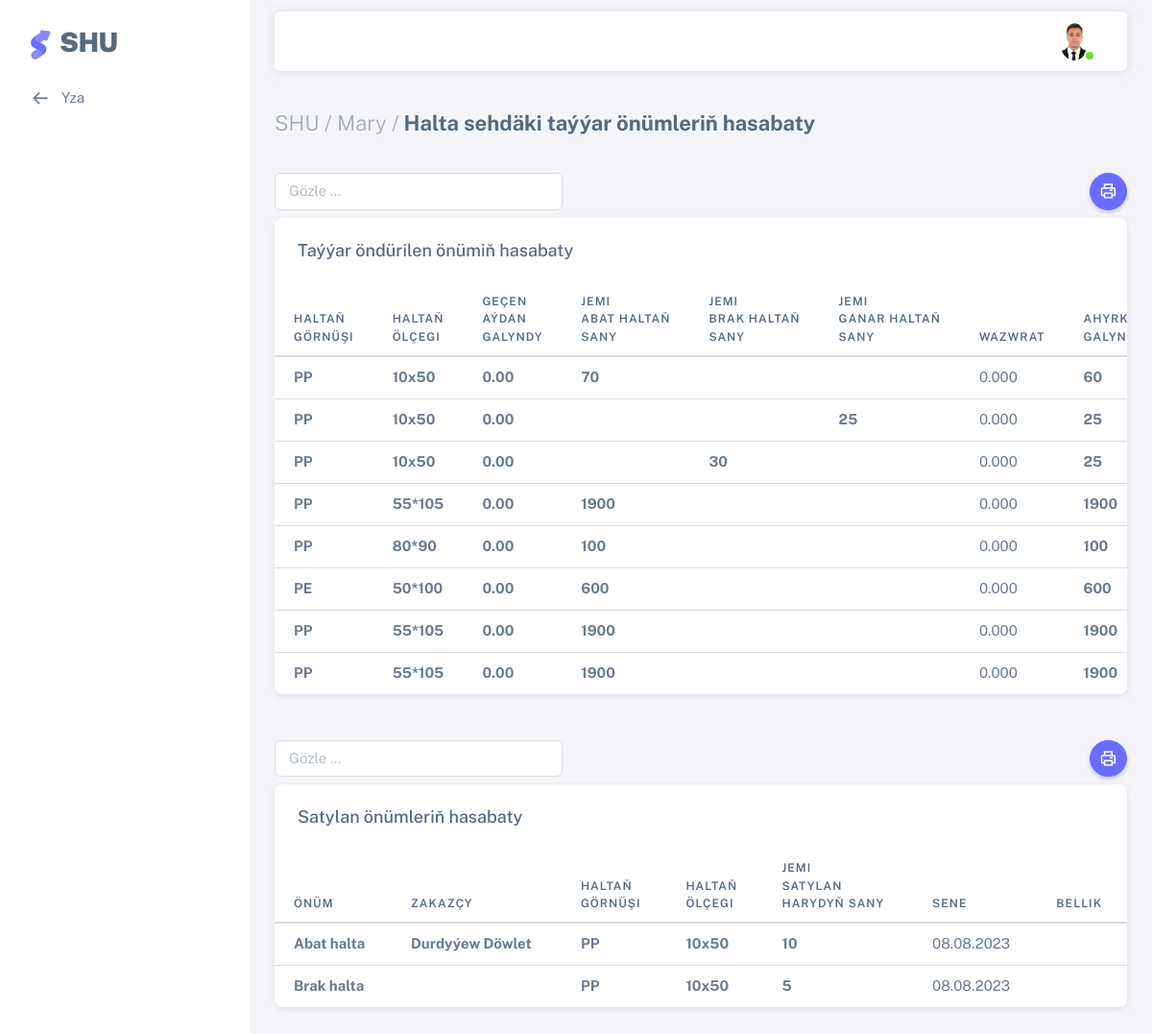
The app's page /sklad_haltaseh/ (signed in) with its own data.
### users/models.py (models this page shows, shortened)
class AllUsers(AbstractUser):
    username = models.CharField(max_length=100, unique=True)
    office = models.ForeignKey(Office, on_delete=models.CASCADE, null=True)
    sehs = models.ForeignKey(Sehler, related_name='user_sehs', on_delete=models.CASCADE, null=True, blank=True)
    bolum = models.ForeignKey(Bolum, on_delete=models.CASCADE,null=True)
    wez = models.ForeignKey(Wez, on_delete=models.CASCADE, null=True)
    first_name = models.CharField(max_length=100)
    last_name = models.CharField(max_length=100)
    middle_name = models.CharField(max_length=100, null=True, blank=True)
    birth_date = models.DateField("Doglan senesi", default=timezone.now)
    tel = models.CharField("Telefon belgisi", max_length=12, null=True, blank=True)
    email = models.EmailField(unique=True)
    address = models.TextField(null=True, blank=True)
    user_code = models.CharField(max_length=12, unique=True, default=random_string, null=True, blank=True)
    image = models.ImageField(default='default.png', upload_to='profile_pics')

class Office(models.Model):
    name = models.CharField("Edara-kärhananyň ady", max_length=1000, null=True, blank=True)
    tel = models.CharField("Telefon belgisi", null=True, blank=True, max_length=12)
    reg_num = models.CharField("reg nomer", max_length=100, null=True, blank=True,)
    ind_num = models.CharField("indeks nomer", max_length=100, null=True, blank=True,)
    kpp_num = models.CharField(max_length=100, null=True, blank=True)
    address = models.TextField("Salgysy", null=True, blank=True)
    description = models.TextField("Gysga beyany", null=True, blank=True)
    slug = models.SlugField(max_length=300, unique=True, db_index=True, verbose_name="URL")
    def __str__(self):
        return self.name
    class Meta:
        verbose_name = 'Edara-kärhana'
        verbose_name_plural = 'Edara-kärhanalar'

class Other_users(models.Model):
    faa = models.CharField("F.A.A", max_length=100, blank=True,null=True)
    office = models.ForeignKey(Office, on_delete=models.CASCADE, blank=True,null=True)
    seh = models.ForeignKey(Sehler, on_delete=models.CASCADE, blank=True,null=True)
    wez = models.ForeignKey(Wez_other, on_delete=models.CASCADE, blank=True,null=True)
    birth_date = models.DateField("Doglan senesi", default=timezone.now)
    address = models.TextField("Öý salgysy",null=True, blank=True)
    user_code = models.CharField(max_length=12, unique=True, default=random_string, null=True, blank=True)
    sene = models.DateField("Senesi", default=timezone.now, null=True, blank=True)
    def __str__(self):
        return self.faa
    class Meta:
        verbose_name = 'Başga işgär'
        verbose_name_plural = 'Başga işgärler'

### shu/models.py (models this page shows, shortened)
class Haltaseh_sklad(models.Model):
    sehs = models.ForeignKey(Sehler, on_delete=models.CASCADE, null=True, blank=True)
    h_olceg = models.CharField("Haltaň ölçegi", max_length=1000, blank=True,null=True)
    h_gornusi = models.ForeignKey(Halta_gornus, on_delete=models.CASCADE, null=True)
    abathalta_sany = models.IntegerField("Abat haltaň sany",null=True, blank=True, default=None)
    brakhalta_sany = models.IntegerField("Brak haltaň sany",null=True, blank=True, default=None)
    ganarhalta_sany = models.IntegerField("Ganar haltaň sany",null=True, blank=True, default=None)
    gecenay_galyndy = models.DecimalField("Geçen aýdaky galyndy",default=0, max_digits=10, decimal_places=2, null=True, blank=True)
    abathalta_bahasy_m = models.DecimalField("Abat haltaň bahasy TMT",max_digits=10, decimal_places=2, null=True, blank=True)
    abathalta_bahasy_d = models.DecimalField("Abat haltaň bahasy $",max_digits=10, decimal_places=2, null=True, blank=True)
    brakhalta_bahasy_m = models.DecimalField("Brak haltaň bahasy TMT",max_digits=10, decimal_places=2, null=True, blank=True)
    brakhalta_bahasy_d = models.DecimalField("Brak haltaň bahasy $",max_digits=10, decimal_places=2, null=True, blank=True)
    ganarhalta_bahasy_m = models.DecimalField("Ganar haltaň bahasy TMT",max_digits=10, decimal_places=2, null=True, blank=True)
    ganarhalta_bahasy_d = models.DecimalField("Ganar haltaň bahasy $",max_digits=10, decimal_places=2, null=True, blank=True)
    satylan_halta_sany = models.IntegerField("Jemi aýdaky satylan haltaň sany",null=True, blank=True, default=None)
    wozwrat = models.DecimalField("Jemi aýdaky wozwrat",default=0,max_digits=10, decimal_places=3, null=True, blank=True)
    ahyrky_galyndy = models.IntegerField("Jemi aýdaky abat haltanyň ahyrky galyndy sany",null=True, blank=True)
    bellik = models.TextField("Bellik",null=True, blank=True)
    sene = models.DateField("Senesi", default=timezone.now, null=True, blank=True)
    has_sene = models.IntegerField("Senesi",null=True, blank=True, default=None)
    class Meta:
        verbose_name = 'Halta seh sklada giden önüm'
        verbose_name_plural = 'Halta seh sklada giden önümler'

class Haltaseh_sklad_satylan(models.Model):
    zakaz_user = models.ForeignKey(Other_users, on_delete=models.CASCADE, null=True, blank=True)
    zakaz_code = models.CharField("Zakaz belgisi",max_length=1000, blank=True, null=True)
    gel_sklad = models.ForeignKey(Haltaseh_sklad, on_delete=models.CASCADE, null=True, blank=True)
    sehs = models.ForeignKey(Sehler, on_delete=models.CASCADE, null=True, blank=True)
    h_olceg = models.CharField("Haltaň ölçegi", max_length=1000, blank=True,null=True)
    h_gornusi = models.ForeignKey(Halta_gornus, on_delete=models.CASCADE, null=True)
    abathalta_sany = models.IntegerField("Abat haltaň sany",null=True, blank=True, default=None)
    brakhalta_sany = models.IntegerField("Brak haltaň sany",null=True, blank=True, default=None)
    ganarhalta_sany = models.IntegerField("Ganar haltaň sany",null=True, blank=True, default=None)
    satylan_halta_sany = models.IntegerField("Jemi aýdaky satylan haltaň sany",null=True, blank=True, default=None)
    bellik = models.TextField("Bellik",null=True, blank=True)
    sene = models.DateField("Senesi", default=timezone.now, null=True, blank=True)
    has_sene = models.IntegerField("Senesi",null=True, blank=True, default=None)
    class Meta:
        verbose_name = 'Halta seh skladan satylan önüm'
        verbose_name_plural = 'Halta seh skladan satylan önümler'

class Halta_gornus(models.Model):
    name = models.CharField("Haltaň görnüşi", max_length=100, blank=True,null=True)
    sene = models.DateField("Senesi", default=timezone.now, null=True, blank=True)
    def __str__(self):
        return self.name
    class Meta:
        verbose_name = 'Haltaň görnüşi'
        verbose_name_plural = 'Haltaň görnüşleri'

### shu/views.py (the view)
# urls.py: path('sklad_haltaseh/', views.Sklad_haltaseh, name='sklad-halta-seh'),
@login_required(login_url='login')
def Sklad_haltaseh(request):
    page_title = _('Halta sehdäki taýýar önümleriň hasabaty')
    cur_user=request.user
    sap = Haltaseh_sklad.objects.annotate(month=TruncMonth('sene'),gornus=F('h_gornusi__name'),olceg=F('h_olceg'),abat=F('abathalta_sany'),brak=F('brakhalta_sany'),ganar=F('ganarhalta_sany')).values('month', 'gornus','olceg','abat','brak','ganar','id','gecenay_galyndy','satylan_halta_sany','wozwrat','ahyrky_galyndy','bellik').order_by("sene")
    satylan = Haltaseh_sklad_satylan.objects.all().order_by("sene")
    paginator = Paginator(sap, 10)
    page = request.GET.get('page')
    try:
        myuser = paginator.get_page(page)
    except PageNotAnInteger:
        myuser = paginator.page(1)
    except EmptyPage:
        myuser = paginator.page(paginator.num_pages)
    context = {'title': page_title,'myuser':myuser,'satylan':satylan}
    return render(request, 'shu/sklad_haltaseh.html', context)

### users/models.py (called while the page is built)
    def __str__(self):
        return self.name

### shu/templates/shu/sklad_haltaseh.html (shortened to what this page needs)
{% extends 'shu/base.html' %}
{% load i18n %}
{% load crispy_forms_tags %}
{% load static %}
{% block menu %}
<li class="menu-item">
  <a href="{% url 'sklad' %}" class="menu-link">
    <i class="menu-icon tf-icons bx bx-arrow-back"></i>
    <div>Yza</div>
  </a>
</li>
{% endblock %}
{% block content %}
<div class="content-wrapper">
  <div class="container-xxl flex-grow-1 container-p-y">
      <h4 class="fw-bold py-3 mb-4"><span class="text-muted fw-light">SHU / {{ user.office|default_if_none:"" }} /</span> {{ title }}</h4>
    <a><button style="float:right;" onclick="printData()" class="btn rounded-pill btn-icon btn-primary"> <i class="tf-icons bx bx-printer"></i></button>
    <input class="form-control mb-2" style="width:300px;" id='myInput' onkeyup='myFunction()' type='text' placeholder="Gözle ..."></a>
    <div class="card" id="printTable">
      <h5 class="card-header">Taýýar öndürilen önümiň hasabaty</h5>
      <div class="table-responsive text-nowrap">
        <table class="table table-hover" id="myTable">
          <thead>
            <tr>
              <th>Haltaň<br>görnüşi</th>
              <th>Haltaň<br>ölçegi</th>
              <th>Geçen<br>aýdan<br>galyndy</th>
              <th>Jemi<br>abat haltaň<br>sany</th>
              <th>Jemi<br>brak haltaň<br>sany</th>
              <th>Jemi<br>ganar haltaň<br>sany</th>
              <th>Wazwrat</th>
              <th>Ahyrky<br>galyndy</th>
            </tr>
          </thead>
          <tbody class="table-border-bottom-0">
            {% for deg in myuser %}
            <tr>
              <td><strong>{{deg.gornus|default_if_none:""}}</strong></td>
              <td><strong>{{deg.olceg|default_if_none:""}}</strong></td>
              <td><strong>{{deg.gecenay_galyndy|default_if_none:""}}</strong></td>
              <td><strong>{{deg.abat|default_if_none:""}}</strong></td>
              <td><strong>{{deg.brak|default_if_none:""}}</strong></td>
              <td><strong>{{deg.ganar|default_if_none:""}}</strong></td>
              <td>{{deg.wozwrat|default_if_none:""}}</td>
              <td><strong>{{deg.ahyrky_galyndy|default_if_none:""}}</strong></td>
            </tr>
            {% endfor %}
          </tbody>
        </table>
      </div>
    </div>
      <a><button style="float:right;" onclick="printData1()" class="btn rounded-pill btn-icon btn-primary"> <i class="tf-icons bx bx-printer"></i></button>
      <input class="form-control mb-2 mt-5" style="width:300px;" id='myInput1' onkeyup='myFunction1()' type='text' placeholder="Gözle ..."></a>
      <div class="card mb-5" id="printTable1">
        <h5 class="card-header">Satylan önümleriň hasabaty</h5>
        <div class="table-responsive text-nowrap">
          <table class="table table-hover" id="myTable1">
            <thead>
              <tr>
                <th>Önüm</th>
                <th>Zakazçy</th>
                <th>Haltaň<br>görnüşi</th>
                <th>Haltaň<br>ölçegi</th>
                <th>Jemi<br>satylan<br>harydyň sany</th>
                <th>Sene</th>
                <th>Bellik</th>
              </tr>
            </thead>
            <tbody class="table-border-bottom-0">
              {% for deg in satylan %}
              <tr>
                {% if deg.abathalta_sany != None %}
                <td><strong>Abat halta</strong></td>
                {% elif deg.brakhalta_sany != None %}
                <td><strong>Brak halta</strong></td>
                {% else %}
                <td><strong>Ganar halta</strong></td>
                {% endif %}
                <td><strong>{{deg.zakaz_user|default_if_none:""}}</strong></td>
                <td><strong>{{deg.h_gornusi|default_if_none:""}}</strong></td>
                <td><strong>{{deg.h_olceg|default_if_none:""}}</strong></td>
                <td><strong>{{deg.satylan_halta_sany|default_if_none:""}}</strong></td>
                <td>{{deg.sene|date:"d.m.Y"}}</td>
                <td>{{deg.bellik|default_if_none:""}}</td>
              </tr>
              {% endfor %}
            </tbody>
          </table>
        </div>
      </div>
  </div>
</div>
{% endblock content %}

### templates/include/header.html (shortened to what this page needs)
	{% load static i18n %}
	{% load crispy_forms_tags %}
		<nav class="layout-navbar container-xxl navbar navbar-expand-xl navbar-detached align-items-center bg-navbar-theme" id="layout-navbar">
		  <div class="navbar-nav-right d-flex align-items-center" id="navbar-collapse">
			<ul class="navbar-nav flex-row align-items-center ms-auto">
			  <li class="nav-item navbar-dropdown dropdown-user dropdown">
				<a class="nav-link dropdown-toggle hide-arrow" href="javascript:void(0);" data-bs-toggle="dropdown">
				  <div class="avatar avatar-online">
					<img src="{{ user.image.url }}" onerror="this.onerror=null;this.src='{% static 'assets/img/avatars/default.png' %}'" alt class="w-px-30 h-auto rounded-circle" />
				  </div>
				</a>
			  </li>
			</ul>
		  </div>
		</nav>

### records on screen
AllUsers: image (picture), office "Mary"
Haltaseh_sklad: gornus "PP", olceg "10x50", gecenay_galyndy "0.00", abat "70", wozwrat "0.000", ahyrky_galyndy "60"
Haltaseh_sklad: gornus "PP", olceg "10x50", gecenay_galyndy "0.00", ganar "25", wozwrat "0.000", ahyrky_galyndy "25"
Haltaseh_sklad: gornus "PP", olceg "10x50", gecenay_galyndy "0.00", brak "30", wozwrat "0.000", ahyrky_galyndy "25"
Haltaseh_sklad: gornus "PP", olceg "55*105", gecenay_galyndy "0.00", abat "1900", wozwrat "0.000", ahyrky_galyndy "1900"
Haltaseh_sklad: gornus "PP", olceg "80*90", gecenay_galyndy "0.00", abat "100", wozwrat "0.000", ahyrky_galyndy "100"
Haltaseh_sklad: gornus "PE", olceg "50*100", gecenay_galyndy "0.00", abat "600", wozwrat "0.000", ahyrky_galyndy "600"
Haltaseh_sklad: gornus "PP", olceg "55*105", gecenay_galyndy "0.00", abat "1900", wozwrat "0.000", ahyrky_galyndy "1900"
Haltaseh_sklad: gornus "PP", olceg "55*105", gecenay_galyndy "0.00", abat "1900", wozwrat "0.000", ahyrky_galyndy "1900"
Haltaseh_sklad_satylan: abathalta_sany "Abat halta", zakaz_user "Durdyýew Döwlet", h_gornusi "PP", h_olceg "10x50", satylan_halta_sany "10", sene "08.08.2023"
Haltaseh_sklad_satylan: brakhalta_sany "Brak halta", h_gornusi "PP", h_olceg "10x50", satylan_halta_sany "5", sene "08.08.2023"

### other values on screen
{{ title }} "Halta sehdäki taýýar önümleriň hasabaty"
